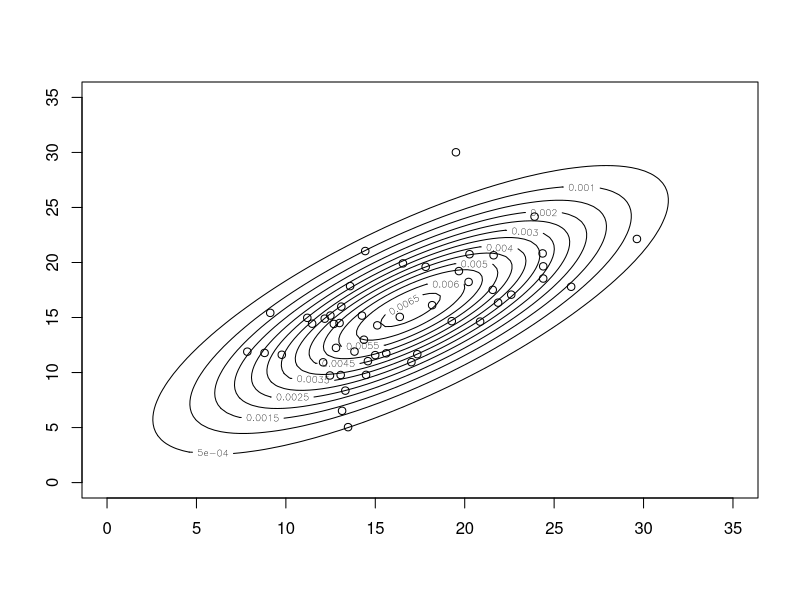

Write R code to recreate this figure.
## ---- chunk 1
# skip the first row
saipe98 <- read.csv("CPS98T.TXT", skip = 1, sep="")
saipe05 <- read.csv("CPS05T.TXT", skip = 1, sep="")
# for children aged 5-17, CPS poverty is at column cps98.1 or cps05.1
cps98 <- saipe98[, "cps98.1"]
cps05 <- saipe05[, "cps05.1"]
# construct a data frame 
cps <- cbind(cps98, cps05)
## ---- chunk 2
## find the mean poverty rate 
colMeans(cps)
## ---- chunk 3
## find the covariance matrix for Y, i.e. cps
cov(cps)
## ---- chunk 4
require(mvtnorm)
x.points <- seq(0, 35, length.out = 100)
y.points <- x.points
z <- matrix(0, 100, 100)
mu <- colMeans(cps)
sigma <- cov(cps)

for (i in 1:100) {
  for (j in 1:100) {
    z[i, j] <- dmvnorm(c(x.points[i], y.points[j]), mean = mu, sigma = sigma)
  }
}
contour(x.points, y.points, z)
# add points
points(cps[,1], cps[,2])

## The multivariate normal looks like a good fit to the data
## given the density and the rotation the data points appear.
